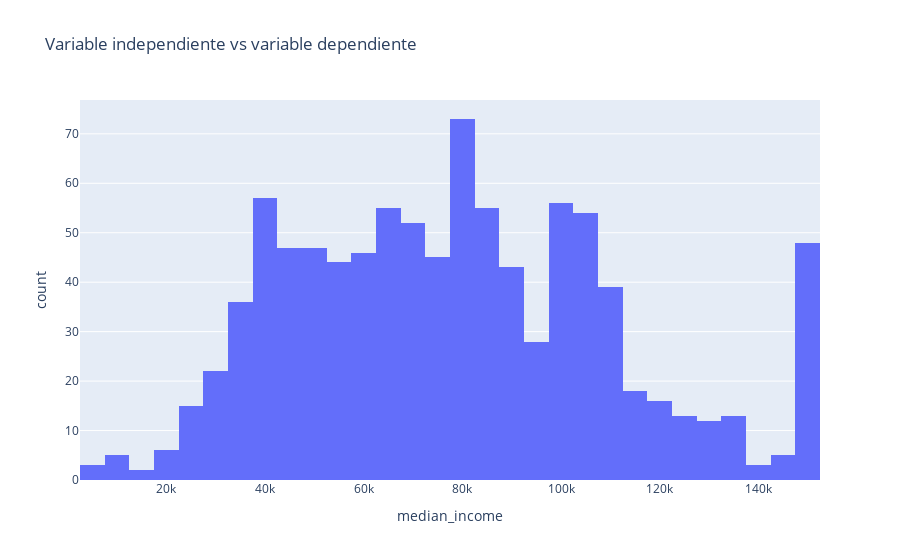

This figure's notebook cell:
### Code cell
# Crear el gráfico histograma con Plotly Express
fig = px.histogram(high_value_houses, x='median_income', title='Variable independiente vs variable dependiente')

# Mostrar el gráfico
fig.show()

### Figure 1 — Plotly figure (JSON) as saved in the notebook; plotly's stock layout.template omitted (floating-point values rounded to 4 significant figures; data arrays with more than 128 entries replaced by an {"elided": "..."} marker saying what was removed)
{"data": [{"alignmentgroup": "True", "bingroup": "x", "hovertemplate": "median_income=%{x}<br>count=%{y}<extra></extra>", "legendgroup": "", "marker": {"color": "#636efa", "pattern": {"shape": ""}}, "name": "", "offsetgroup": "", "orientation": "v", "showlegend": false, "type": "histogram", "x": {"elided": "958 float values"}, "xaxis": "x", "yaxis": "y"}], "layout": {"barmode": "relative", "legend": {"tracegroupgap": 0}, "title": {"text": "Variable independiente vs variable dependiente"}, "xaxis": {"anchor": "y", "domain": [0, 1], "title": {"text": "median_income"}}, "yaxis": {"anchor": "x", "domain": [0, 1], "title": {"text": "count"}}}}
